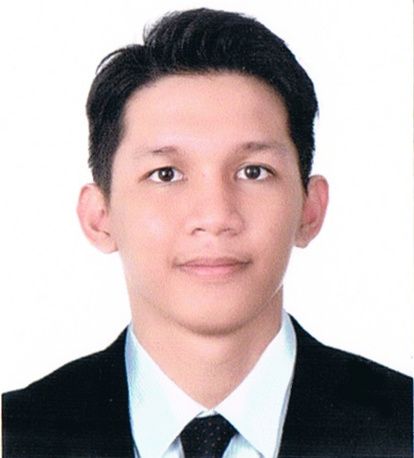
#> input picture TEST/pic1.jpg, 414 x 458 px
$ python test1.py
#> lines starting #> are read from the running program, lines starting #| are printed output that depends on the picture
#> the answer given: pic1.jpg
#> in main, image is the input picture: PIL image 414x458 RGB; mean R, G, B 191.5, 178.9, 178.6
import PIL.Image
#acii chars - in decending order in intensity
ASCII_CHARS = ["@", "#", "$", "%", "?", "*", "+", ";", ":", ",", "."]

#resize image
def resize_img(image, new_width=100):
#> called with new_width = 100
    width, height = image.size
#> width = 414; height = 458
    img_ratio =  height/width
#> img_ratio = 1.11
    new_height = int(new_width * img_ratio)
#> new_height = 110
    rez_img = image.resize((new_width, new_height))
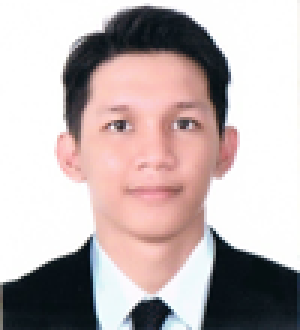
#> rez_img: PIL image 100x110 RGB (shown 3 times larger); mean R, G, B 191.4, 178.8, 178.5
    return rez_img

#conver to grayscale
def grayify(image):
    grayscale_img = image.convert("L")
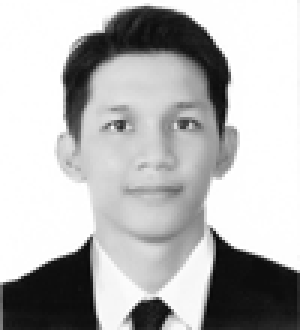
#> grayscale_img: PIL image 100x110 L (shown 3 times larger); min 8, max 255, mean 182.6
    return grayscale_img

#convert pixels to string
def p_to_a(image):
    pixels = image.getdata()
    chars = "".join([ASCII_CHARS[pixel//25] for pixel in pixels])
    return chars

def main(new_width = 100):
    #attemp to open image
    path = input("Enter Image\n")
    try:
        image = PIL.Image.open(path)
    except:
        print(path, "is not valid")

    #convert image to ascii
    new_image_data = p_to_a(grayify(resize_img(image)))

    #format
    pixel_count = len(new_image_data)
#> pixel_count = 11000
    ascii_img = "\n".join(new_image_data[i:(i+new_width)] for i in range(0, pixel_count, new_width))

    #print
    print(ascii_img)

    #save
    with open("ascii_img.txt", "w") as f:
        f.write(ascii_img)

main()
